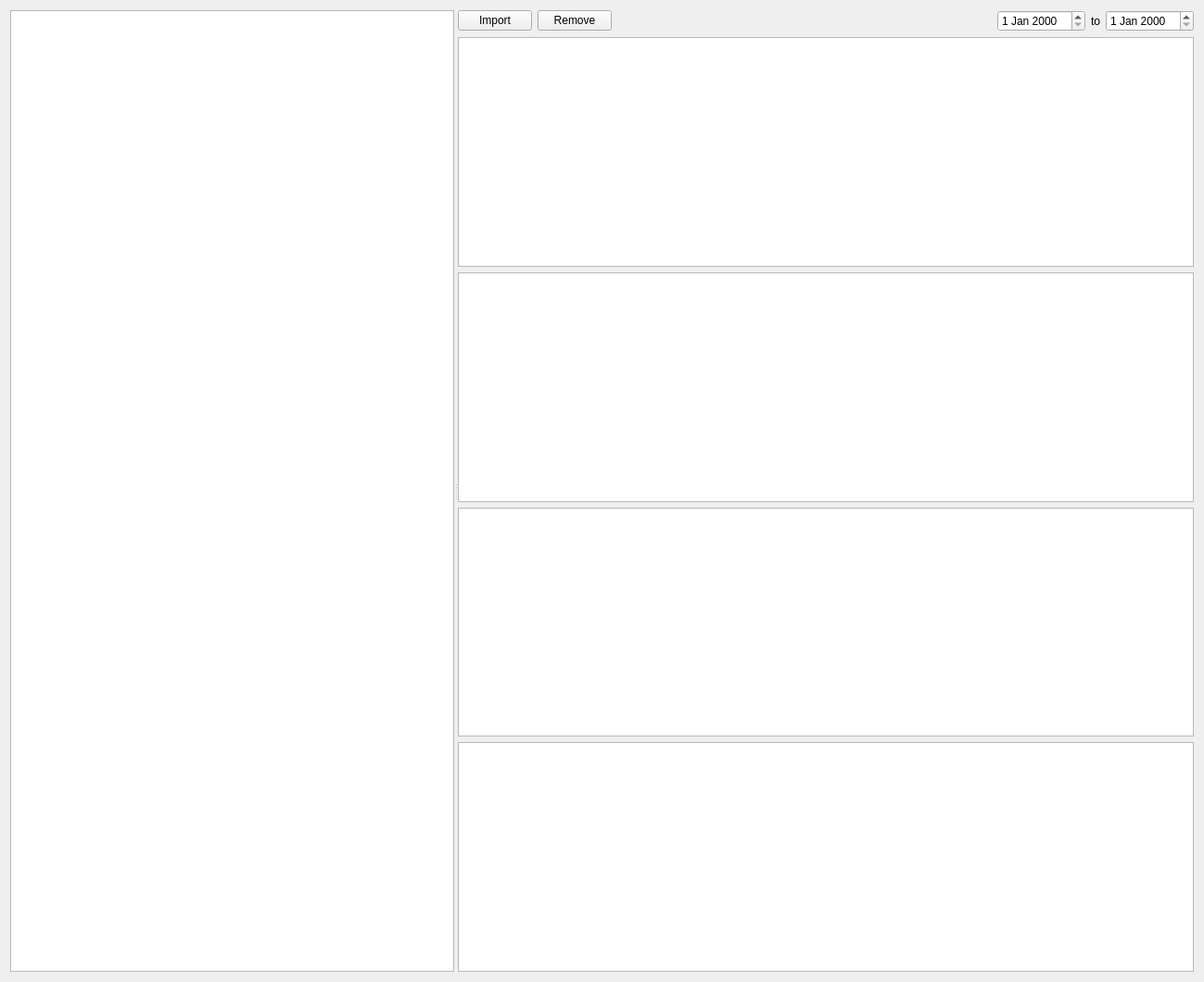
<?xml version="1.0" encoding="UTF-8"?>
<ui version="4.0">
 <class>PaneOrderFiles</class>
 <widget class="QWidget" name="PaneOrderFiles">
  <property name="geometry">
   <rect>
    <x>0</x>
    <y>0</y>
    <width>1299</width>
    <height>1060</height>
   </rect>
  </property>
  <property name="windowTitle">
   <string>Form</string>
  </property>
  <layout class="QVBoxLayout" name="verticalLayout_2">
   <item>
    <widget class="QSplitter" name="splitter">
     <property name="orientation">
      <enum>Qt::Horizontal</enum>
     </property>
     <widget class="QTableView" name="tableImporters"/>
     <widget class="QWidget" name="">
      <layout class="QVBoxLayout" name="verticalLayout">
       <item>
        <layout class="QHBoxLayout" name="horizontalLayout">
         <item>
          <widget class="QPushButton" name="buttonImport">
           <property name="text">
            <string>Import</string>
           </property>
          </widget>
         </item>
         <item>
          <widget class="QPushButton" name="buttonRemove">
           <property name="text">
            <string>Remove</string>
           </property>
          </widget>
         </item>
         <item>
          <spacer name="horizontalSpacer">
           <property name="orientation">
            <enum>Qt::Horizontal</enum>
           </property>
           <property name="sizeHint" stdset="0">
            <size>
             <width>40</width>
             <height>20</height>
            </size>
           </property>
          </spacer>
         </item>
         <item>
          <widget class="QDateEdit" name="dateEditMin"/>
         </item>
         <item>
          <widget class="QLabel" name="label">
           <property name="text">
            <string>to</string>
           </property>
          </widget>
         </item>
         <item>
          <widget class="QDateEdit" name="dateEditMax"/>
         </item>
        </layout>
       </item>
       <item>
        <widget class="QTableView" name="tableParams"/>
       </item>
       <item>
        <widget class="QChartView" name="chartOrders"/>
       </item>
       <item>
        <widget class="QTreeView" name="treeViewFiles"/>
       </item>
       <item>
        <widget class="QTableView" name="tableOrders"/>
       </item>
      </layout>
     </widget>
    </widget>
   </item>
  </layout>
 </widget>
 <customwidgets>
  <customwidget>
   <class>QChartView</class>
   <extends>QGraphicsView</extends>
   <header>qchartview.h</header>
  </customwidget>
 </customwidgets>
 <resources/>
 <connections/>
</ui>
